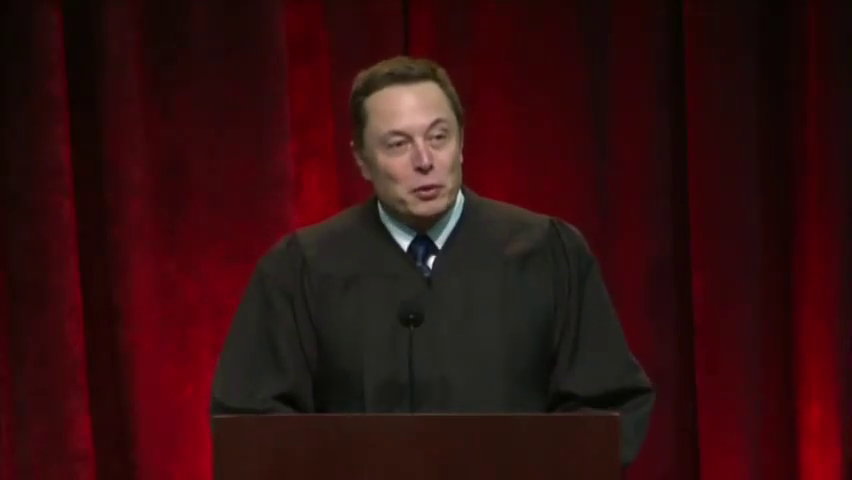
#> input picture frame 29 of Yüz Tanıma Uygulamaları/videos/elon_musk.mp4, 852 x 480 px
$ python 2face_detection_video.py
#> lines starting #> are read from the running program, lines starting #| are printed output that depends on the picture; after the words box and inside, x2 and y2 are one past the last pixel; in counts of white or black regions, pixels touching at a corner belong together
# -*- coding: utf-8 -*-
"""
Created on Fri Dec 23 17:50:37 2022

@author: cvkme
"""


import cv2

cap = cv2.VideoCapture("videos/elon_musk.mp4") #cv2.VideoCapture(0)
face_cascade = cv2.CascadeClassifier("datasets/frontalface.xml")


while True:
    ret,frame = cap.read()
#> frame is the input picture: shape (480, 852, 3); mean B, G, R 15.7, 15, 50.9

    if ret == False:
        break

    gray_frame = cv2.cvtColor(frame, cv2.COLOR_BGR2GRAY)
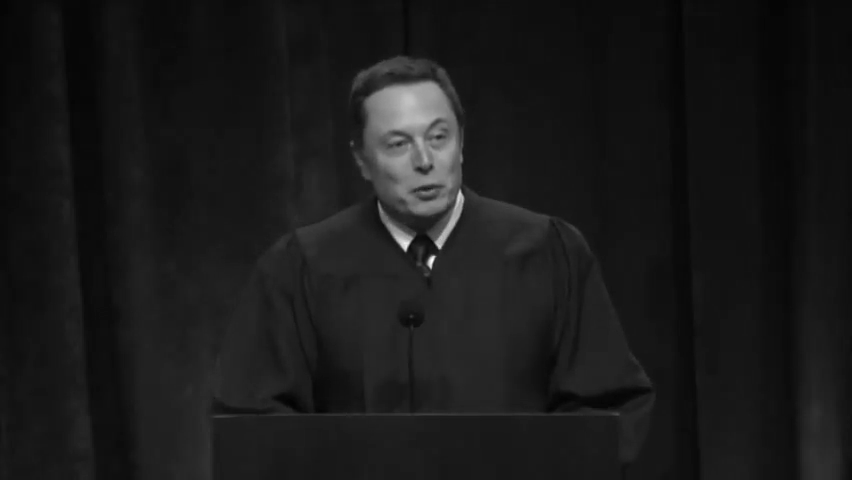
#> gray_frame: shape (480, 852); min 2, max 252, mean 25.8
    faces_frame = face_cascade.detectMultiScale(gray_frame, 1.3, 3) # x,y,w,h
#> faces_frame = [[359, 89, 126, 126]]

    for (x,y,w,h) in faces_frame:
        cv2.rectangle(frame, (x,y), (x+w,y+h), (255,148,50), 3)
#> this loop made 1 pass
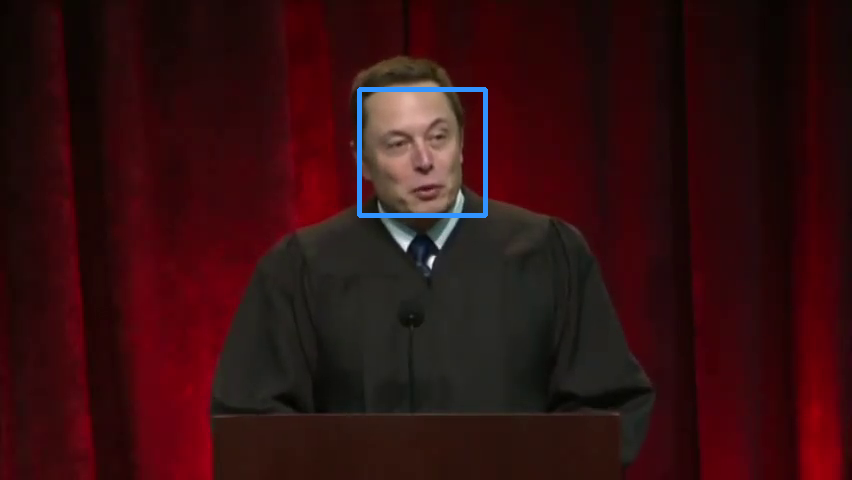
#> frame: shape (480, 852, 3); 0.61% of pixels changed, all inside (x1, y1, x2, y2) = (357, 87, 488, 218)


    cv2.imshow("Elon Musk",frame)

    if cv2.waitKey(30) & 0xFF == ord("q"):
#> (key q is pressed here)
        break
    cv2.waitKey(0)

cap.release()
cv2.destroyAllWindows()

$ run again, starting later in the video
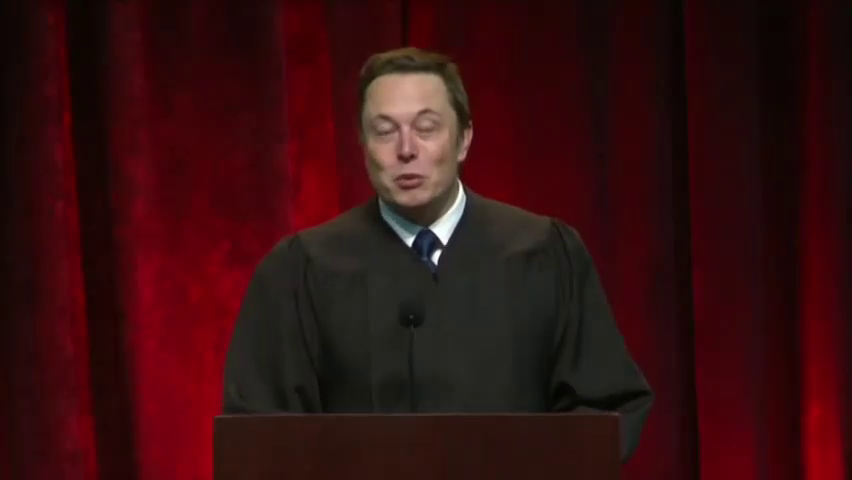
#> input picture frame 133 of Yüz Tanıma Uygulamaları/videos/elon_musk.mp4, 852 x 480 px
#> frame is the input picture: shape (480, 852, 3); mean B, G, R 16, 14.9, 53.6
#> `gray_frame = cv2.cvtColor(frame, cv2.COLOR_BGR2GRAY)`:
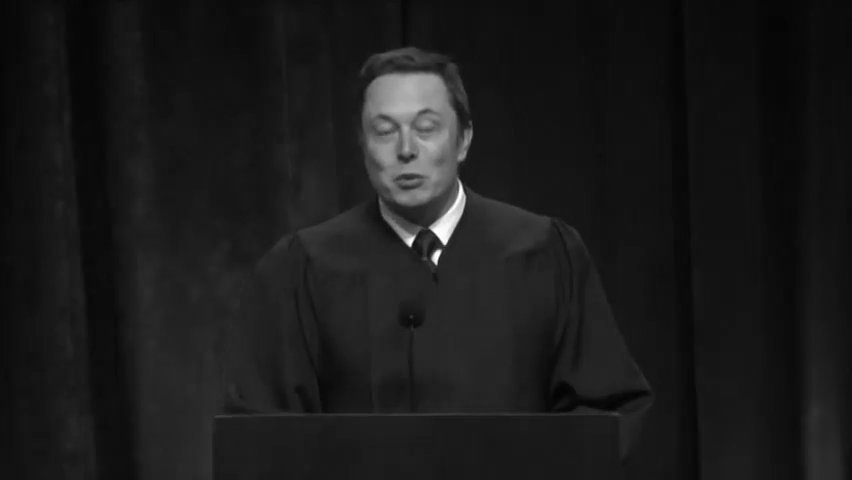
#> gray_frame: shape (480, 852); min 4, max 255, mean 26.6
#> faces_frame = [[348, 79, 121, 121]]
#> the loop `for (x,y,w,h) in faces_frame:` made 1 pass
#> after the loop `for (x,y,w,h) in faces_frame:`:
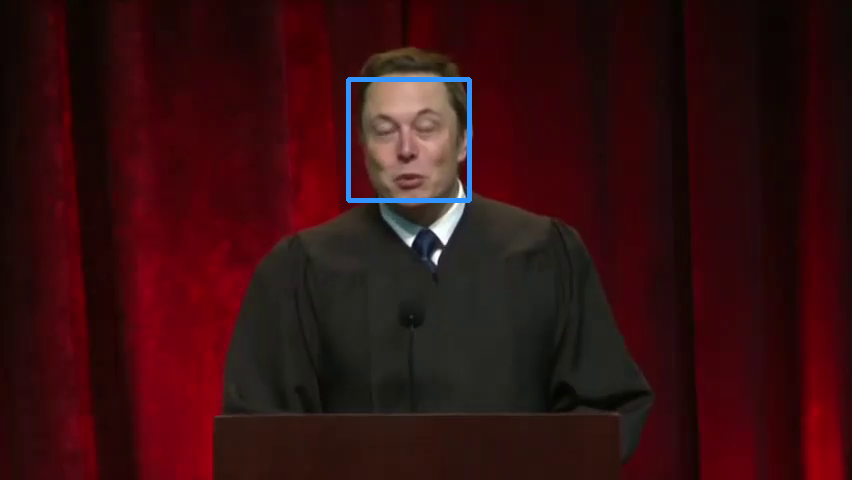
#> frame: shape (480, 852, 3); 0.59% of pixels changed, all inside (x1, y1, x2, y2) = (346, 77, 472, 203)

$ run again, starting later in the video
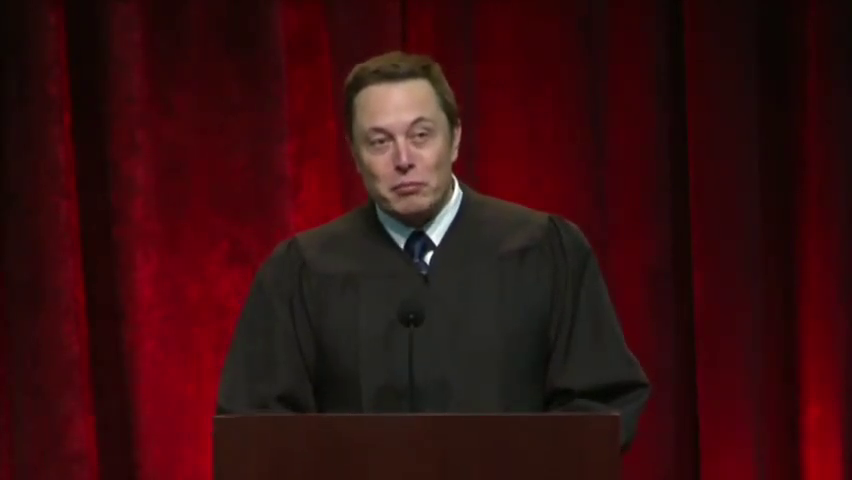
#> input picture frame 237 of Yüz Tanıma Uygulamaları/videos/elon_musk.mp4, 852 x 480 px
#> frame is the input picture: shape (480, 852, 3); mean B, G, R 15.7, 14.5, 55.1
#> `gray_frame = cv2.cvtColor(frame, cv2.COLOR_BGR2GRAY)`:
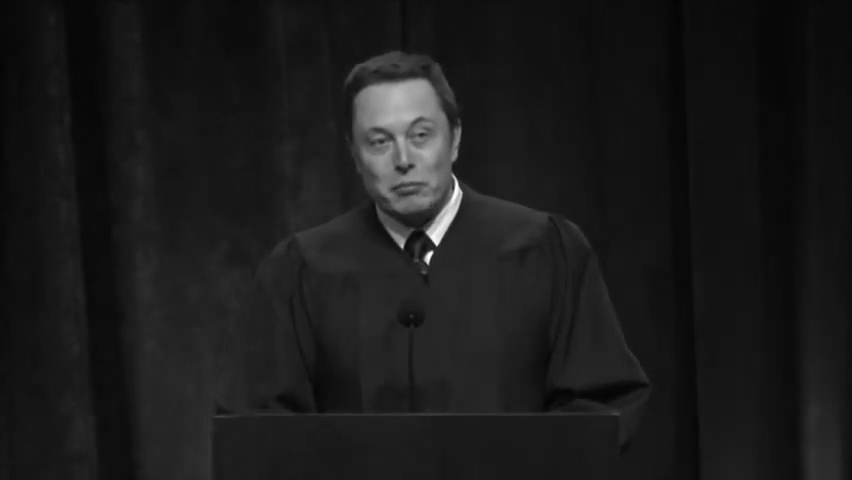
#> gray_frame: shape (480, 852); min 3, max 255, mean 26.7
#> faces_frame = [[345, 89, 118, 118]]
#> the loop `for (x,y,w,h) in faces_frame:` made 1 pass
#> after the loop `for (x,y,w,h) in faces_frame:`:
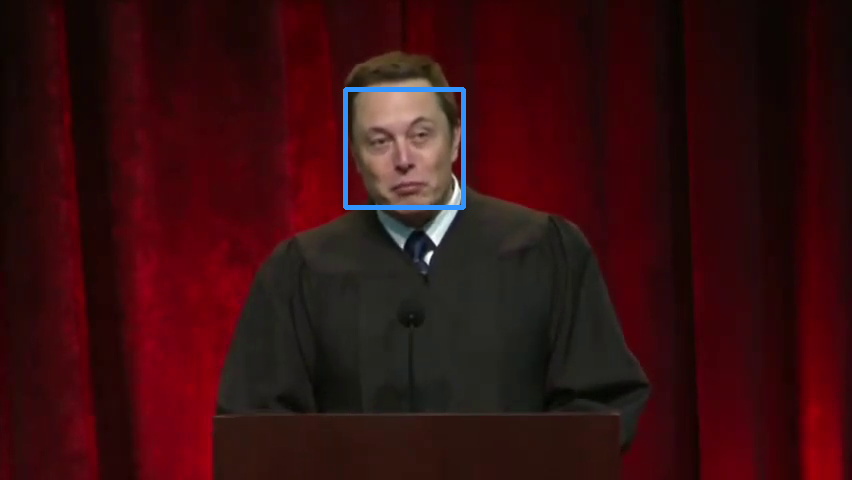
#> frame: shape (480, 852, 3); 0.57% of pixels changed, all inside (x1, y1, x2, y2) = (343, 87, 466, 210)
